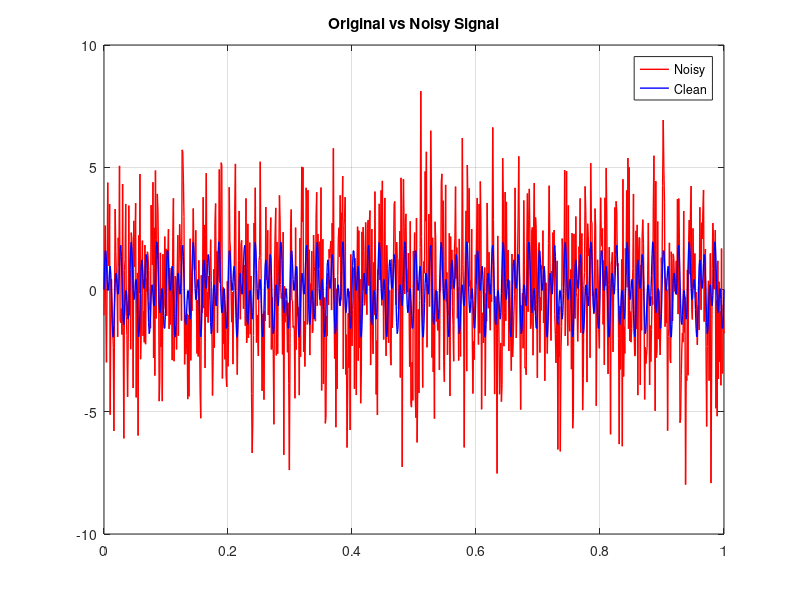
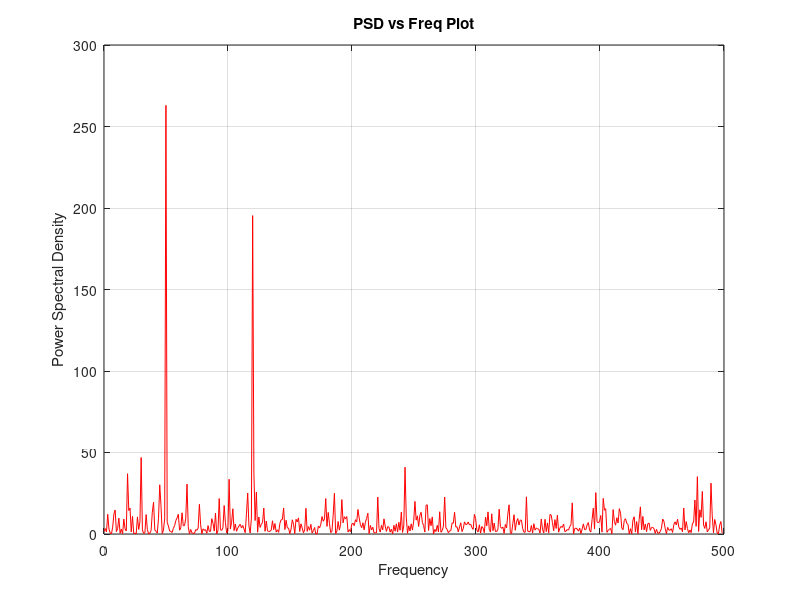
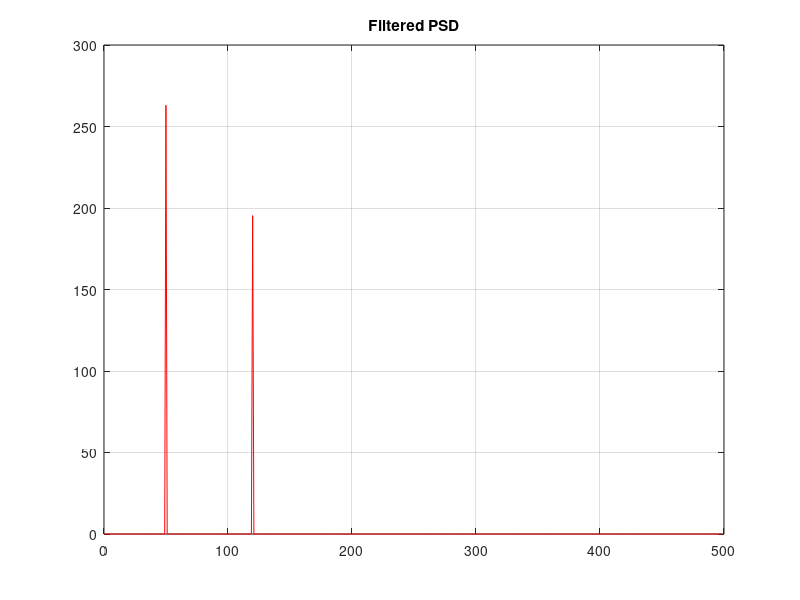
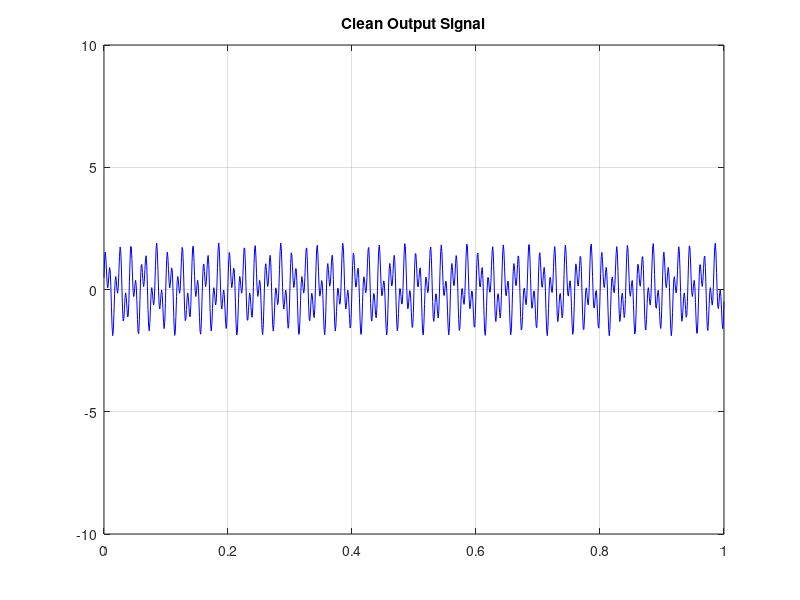

Reproduce these figures in MATLAB, in order.
clc; clear all; close all;

% Defining the Signal
dt=0.001;
t=0:dt:1;
fclean=sin(2*pi*50*t)+sin(2*pi*120*t);
f=fclean+2.5*randn(size(t));

figure;
plot(t,f,'r','LineWidth',1);
hold on;
plot(t,fclean,'b','LineWidth',1);
hold off;
ylim([-10 10]);
title('Original vs Noisy Signal');
l1=legend('Noisy','Clean');
grid on;

% Computing the Fast Fourier Transform (FFT)
n=length(t);
fhat=fft(f,n);
PSD=fhat.*conj(fhat)/n;
freq=1/(dt*n)*(0:n);
L=1:floor(n/2);

figure;
plot(freq(L), PSD(L), 'r')
xlabel('Frequency');
ylabel('Power Spectral Density');
title('PSD vs Freq Plot');
grid on;

% Using Power Spectral Density (PSD) to filter out the Noise
indices=PSD>100;
PSDclean=PSD.*indices;
fhat=indices.*fhat;
ffilt=ifft(fhat);

figure;
plot(freq(L),PSDclean(L),'r');
title('Filtered PSD');
grid on;

figure;
plot(t,ffilt,'b'); ylim([-10 10]);
title('Clean Output Signal');
grid on;